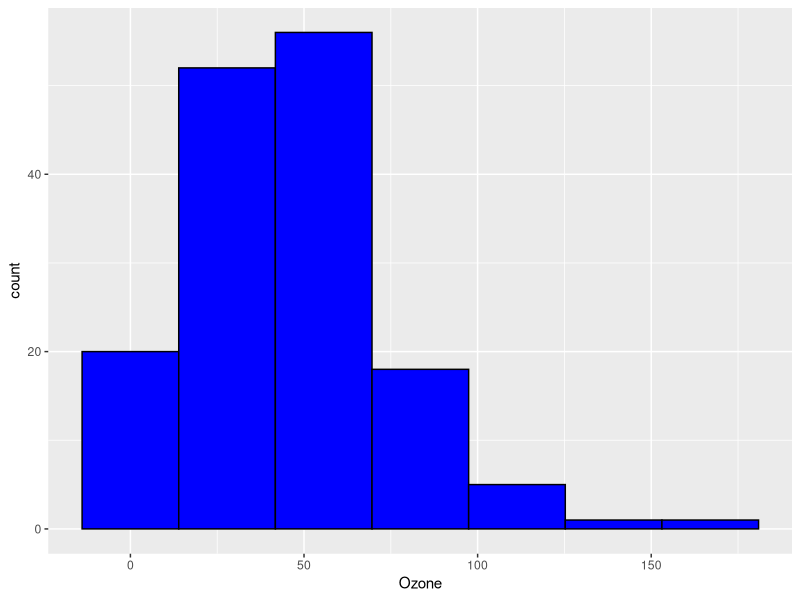
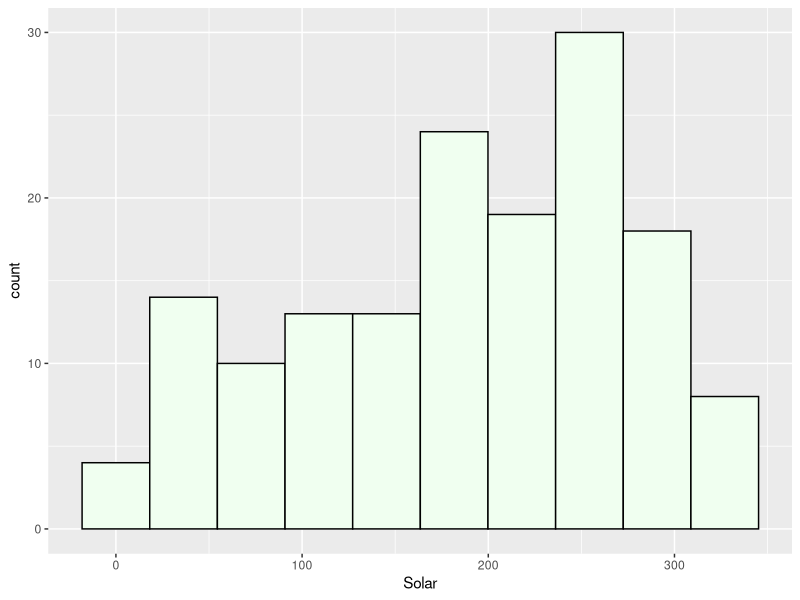
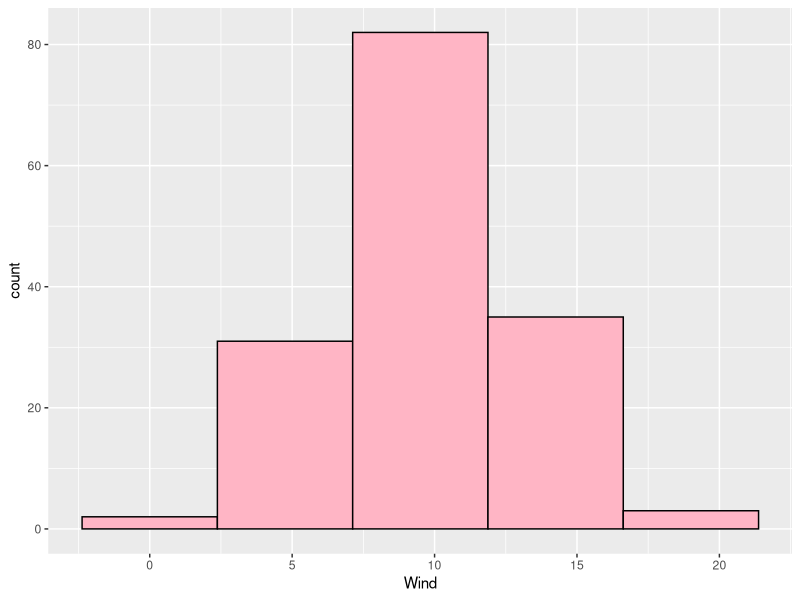
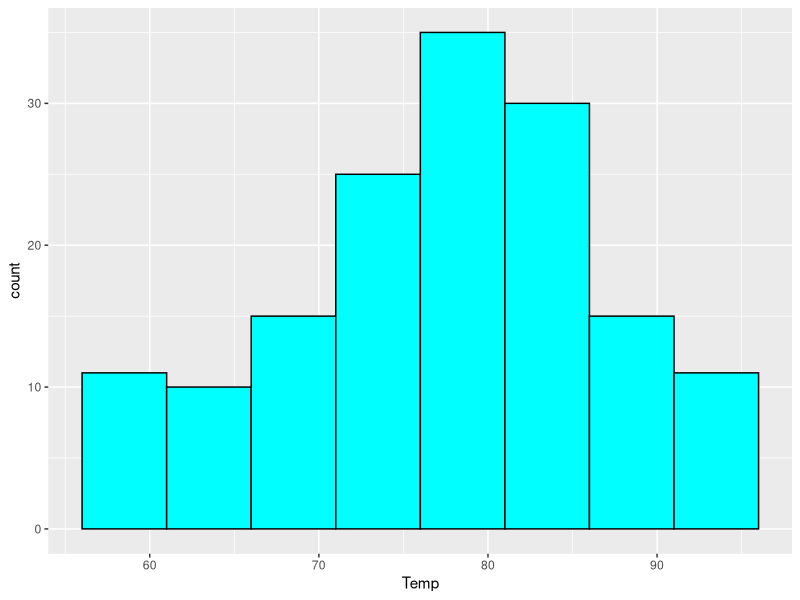
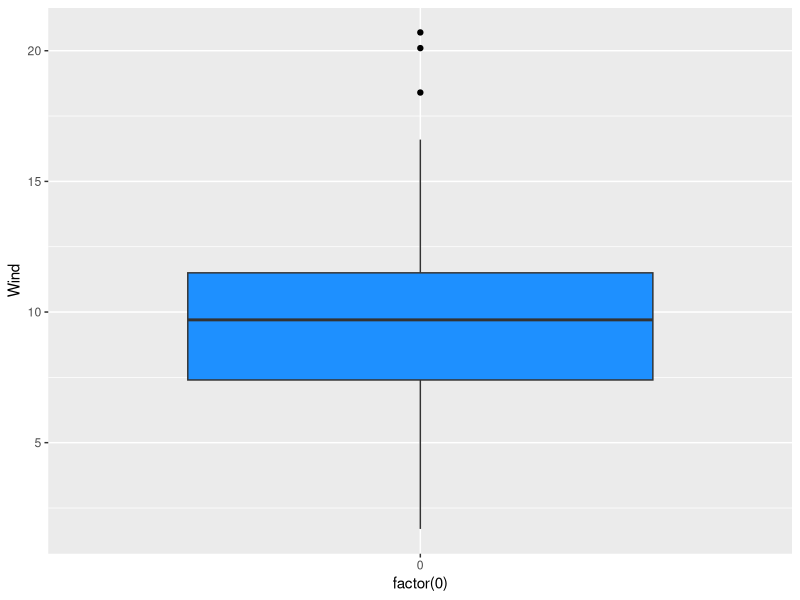
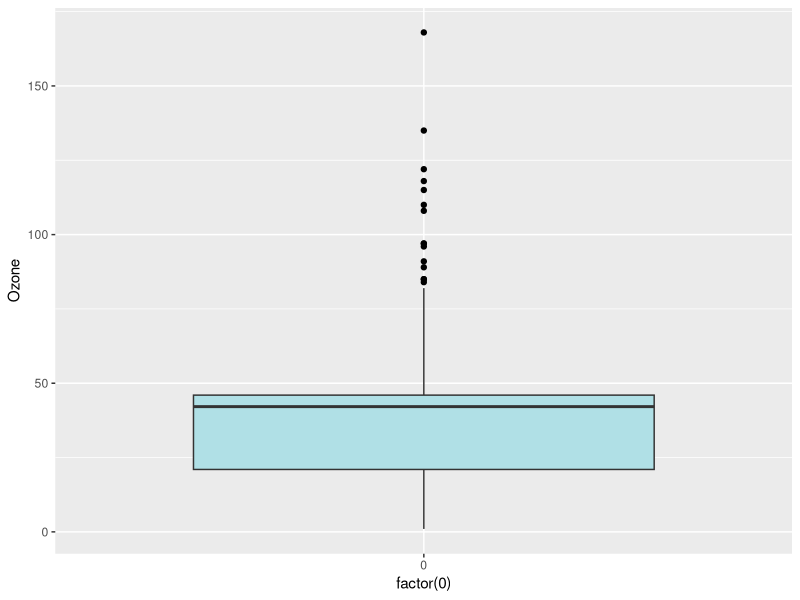
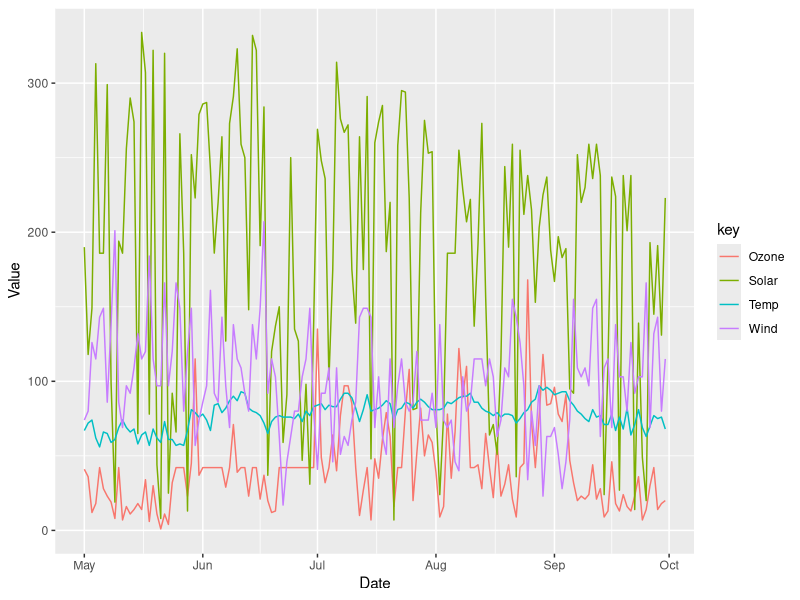
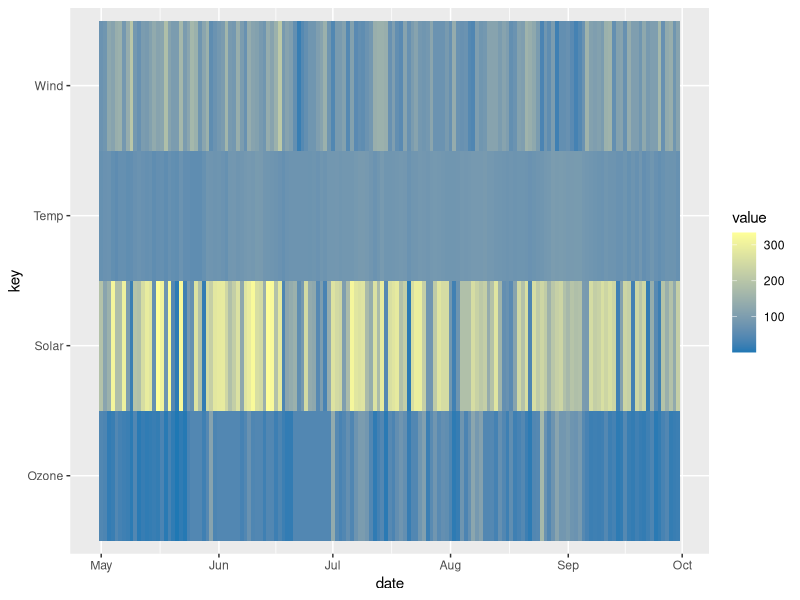

The R source for these figures, in order:
library(tidyverse)
library(reshape2)
library(data.table)
library(lubridate)
library(RColorBrewer)

data("airquality")
air=airquality


#*******
#Clean Data
#*******
    summary(air)
            # ozone has 37 NA, Solar has 7
    
    air_clean <- data.frame(   #creates a new data.frame that replaces missing values with the mean
        sapply(air, 
               function(x) ifelse(is.na(x), 
                                  mean(x, na.rm = T),
                                  x)
               ))
    
    air=air_clean
    summary(air)   #no more missing values 
    
    setnames(air, "Solar.R", "Solar")

#*******
#Data Distribution
#*******
    
    Ozone_hist <- ggplot(air, aes(x = Ozone))+
      geom_histogram(bins = 7, col = 'black', fill = 'blue')
    
    Solar_hist <- ggplot(air, aes(x = Solar))+
      geom_histogram(bins = 10, col = 'black', fill = 'honeydew')
    
    Wind_hist <- ggplot(air, aes(x = Wind))+
      geom_histogram(bins = 5, col = 'black', fill = 'pink1')
    
    Temp_hist <- ggplot(air, aes(x = Temp))+
      geom_histogram(col = 'black' , fill = 'cyan1', breaks = seq(56, 97, by = 5))
    
    Wind_boxplot <- ggplot(air, aes(x = factor(0), y = Wind))+
      geom_boxplot(outlier.color = 'black', fill = 'dodgerblue')
    
    Ozone_boxplot <- ggplot(air, aes(x = factor(0), y = Ozone))+
      geom_boxplot(outlier.color = 'black', fill = 'powderblue')
    
    print(Ozone_hist)
    print(Solar_hist)
    print(Wind_hist)
    print(Temp_hist)
    print(Wind_boxplot)
    print(Ozone_boxplot)
    
    
#*******
#Change over time 
#*******
    
    air$date <- paste(air$Month, air$Day, "1973", sep = '-')
    
    air_long <- air
    air_long <- air_long[, c(-5, -6)]
    
    str(air_long)
    
    air_long$date <- mdy(air_long$date)
  
    air_long <- air_long %>%
      mutate(Wind = Wind*10)%>%
      gather(key, value, -date)
    
    
    ggplot(air_long, aes( x = date, y = value, group_by(key), col = key))+
      geom_line()+
      scale_x_date("Date")+
      scale_y_continuous("Value")

#*******
#Data via heatmap
#*******
    
    col=brewer.pal(12, 'Paired')
    
    ggplot(air_long, aes(x = date, y = key, fill = value))+
      geom_tile()+
      scale_fill_gradient(low = min(col), high = max(col))
  

#*******
#Data via scatterplot
#*******

    air <- air%>%
      mutate(Wind = Wind*10)
    
    ggplot(air, aes(x = Wind, y = Temp, size = Ozone, col = Solar))+
      geom_point(alpha = .6)

#*******
#Final Analysis 
    # Are there any patterns in the data
    # What was the most usefull visualization
#*******
    
    
    # There is a positive relationship between Ozone~Temp, however the input method 
    # for the missing values to alter the accuracy of the linear model
    
    ggplot(air, aes( x = Temp, y = Ozone))+
      geom_point(alpha = .6, position = 'jitter')+
      geom_smooth(method = 'lm')
    
    # There is also a negative relationship between Temp~Wind, but it does not appear to be very strong
    # There isn't a very week relationship between Solar and Temp

    temp.lm <- lm(Temp~Wind, air)
    
    summary(temp.lm) 
    
    solar.lm <- lm(Solar~Temp, air)

    summary(solar.lm)
    
    